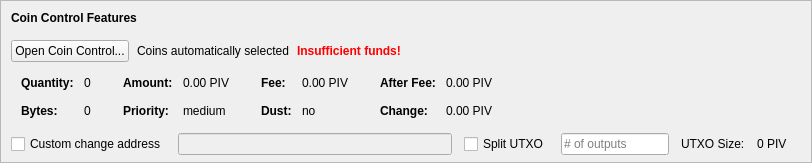
    <widget class="QFrame" name="frameCoinControl">
     <property name="sizePolicy">
      <sizepolicy hsizetype="Expanding" vsizetype="Expanding">
       <horstretch>0</horstretch>
       <verstretch>0</verstretch>
      </sizepolicy>
     </property>
     <property name="maximumSize">
      <size>
       <width>16777215</width>
       <height>16777215</height>
      </size>
     </property>
     <property name="frameShape">
      <enum>QFrame::StyledPanel</enum>
     </property>
     <property name="frameShadow">
      <enum>QFrame::Sunken</enum>
     </property>
     <layout class="QVBoxLayout" name="verticalLayoutCoinControl2">
      <property name="spacing">
       <number>0</number>
      </property>
      <property name="leftMargin">
       <number>0</number>
      </property>
      <property name="topMargin">
       <number>0</number>
      </property>
      <property name="rightMargin">
       <number>0</number>
      </property>
      <property name="bottomMargin">
       <number>6</number>
      </property>
      <item>
       <layout class="QVBoxLayout" name="verticalLayoutCoinControl" stretch="0,0,0,0,1">
        <property name="spacing">
         <number>0</number>
        </property>
        <property name="leftMargin">
         <number>10</number>
        </property>
        <property name="topMargin">
         <number>10</number>
        </property>
        <item>
         <layout class="QHBoxLayout" name="horizontalLayoutCoinControl1">
          <property name="bottomMargin">
           <number>15</number>
          </property>
          <item>
           <widget class="QLabel" name="labelCoinControlFeatures">
            <property name="sizePolicy">
             <sizepolicy hsizetype="Preferred" vsizetype="Maximum">
              <horstretch>0</horstretch>
              <verstretch>0</verstretch>
             </sizepolicy>
            </property>
            <property name="font">
             <font>
              <weight>75</weight>
              <bold>true</bold>
             </font>
            </property>
            <property name="styleSheet">
             <string notr="true">font-weight:bold;</string>
            </property>
            <property name="text">
             <string>Coin Control Features</string>
            </property>
           </widget>
          </item>
         </layout>
        </item>
        <item>
         <layout class="QHBoxLayout" name="horizontalLayoutCoinControl2" stretch="0,0,0,0">
          <property name="spacing">
           <number>8</number>
          </property>
          <property name="bottomMargin">
           <number>10</number>
          </property>
          <item>
           <widget class="QPushButton" name="pushButtonCoinControl">
            <property name="styleSheet">
             <string notr="true"/>
            </property>
            <property name="text">
             <string>Open Coin Control...</string>
            </property>
            <property name="autoDefault">
             <bool>false</bool>
            </property>
           </widget>
          </item>
          <item>
           <widget class="QLabel" name="labelCoinControlAutomaticallySelected">
            <property name="text">
             <string>Coins automatically selected</string>
            </property>
            <property name="margin">
             <number>5</number>
            </property>
           </widget>
          </item>
          <item>
           <widget class="QLabel" name="labelCoinControlInsuffFunds">
            <property name="font">
             <font>
              <weight>75</weight>
              <bold>true</bold>
             </font>
            </property>
            <property name="styleSheet">
             <string notr="true">color:red;font-weight:bold;</string>
            </property>
            <property name="text">
             <string>Insufficient funds!</string>
            </property>
            <property name="margin">
             <number>5</number>
            </property>
           </widget>
          </item>
          <item>
           <spacer name="horizontalSpacerCoinControl">
            <property name="orientation">
             <enum>Qt::Horizontal</enum>
            </property>
            <property name="sizeHint" stdset="0">
             <size>
              <width>40</width>
              <height>1</height>
             </size>
            </property>
           </spacer>
          </item>
         </layout>
        </item>
        <item>
         <widget class="QWidget" name="widgetCoinControl" native="true">
          <property name="sizePolicy">
           <sizepolicy hsizetype="Preferred" vsizetype="Preferred">
            <horstretch>0</horstretch>
            <verstretch>0</verstretch>
           </sizepolicy>
          </property>
          <property name="minimumSize">
           <size>
            <width>0</width>
            <height>0</height>
           </size>
          </property>
          <property name="styleSheet">
           <string notr="true"/>
          </property>
          <layout class="QHBoxLayout" name="horizontalLayoutCoinControl5">
           <property name="leftMargin">
            <number>0</number>
           </property>
           <property name="topMargin">
            <number>0</number>
           </property>
           <property name="rightMargin">
            <number>0</number>
           </property>
           <property name="bottomMargin">
            <number>0</number>
           </property>
           <item>
            <layout class="QHBoxLayout" name="horizontalLayoutCoinControl3" stretch="0,0,0,1">
             <property name="spacing">
              <number>20</number>
             </property>
             <property name="topMargin">
              <number>0</number>
             </property>
             <property name="bottomMargin">
              <number>10</number>
             </property>
             <item>
              <layout class="QFormLayout" name="formLayoutCoinControl1">
               <property name="horizontalSpacing">
                <number>10</number>
               </property>
               <property name="verticalSpacing">
                <number>14</number>
               </property>
               <property name="leftMargin">
                <number>10</number>
               </property>
               <property name="topMargin">
                <number>4</number>
               </property>
               <property name="rightMargin">
                <number>6</number>
               </property>
               <item row="0" column="0">
                <widget class="QLabel" name="labelCoinControlQuantityText">
                 <property name="font">
                  <font>
                   <weight>75</weight>
                   <bold>true</bold>
                  </font>
                 </property>
                 <property name="text">
                  <string>Quantity:</string>
                 </property>
                 <property name="margin">
                  <number>0</number>
                 </property>
                </widget>
               </item>
               <item row="0" column="1">
                <widget class="QLabel" name="labelCoinControlQuantity">
                 <property name="cursor">
                  <cursorShape>IBeamCursor</cursorShape>
                 </property>
                 <property name="contextMenuPolicy">
                  <enum>Qt::ActionsContextMenu</enum>
                 </property>
                 <property name="text">
                  <string notr="true">0</string>
                 </property>
                 <property name="margin">
                  <number>0</number>
                 </property>
                 <property name="textInteractionFlags">
                  <set>Qt::LinksAccessibleByMouse|Qt::TextSelectableByKeyboard|Qt::TextSelectableByMouse</set>
                 </property>
                </widget>
               </item>
               <item row="1" column="0">
                <widget class="QLabel" name="labelCoinControlBytesText">
                 <property name="font">
                  <font>
                   <weight>75</weight>
                   <bold>true</bold>
                  </font>
                 </property>
                 <property name="text">
                  <string>Bytes:</string>
                 </property>
                </widget>
               </item>
               <item row="1" column="1">
                <widget class="QLabel" name="labelCoinControlBytes">
                 <property name="cursor">
                  <cursorShape>IBeamCursor</cursorShape>
                 </property>
                 <property name="contextMenuPolicy">
                  <enum>Qt::ActionsContextMenu</enum>
                 </property>
                 <property name="text">
                  <string notr="true">0</string>
                 </property>
                 <property name="textInteractionFlags">
                  <set>Qt::LinksAccessibleByMouse|Qt::TextSelectableByKeyboard|Qt::TextSelectableByMouse</set>
                 </property>
                </widget>
               </item>
              </layout>
             </item>
             <item>
              <layout class="QFormLayout" name="formLayoutCoinControl2">
               <property name="horizontalSpacing">
                <number>10</number>
               </property>
               <property name="verticalSpacing">
                <number>14</number>
               </property>
               <property name="leftMargin">
                <number>6</number>
               </property>
               <property name="topMargin">
                <number>4</number>
               </property>
               <property name="rightMargin">
                <number>6</number>
               </property>
               <item row="0" column="0">
                <widget class="QLabel" name="labelCoinControlAmountText">
                 <property name="font">
                  <font>
                   <weight>75</weight>
                   <bold>true</bold>
                  </font>
                 </property>
                 <property name="text">
                  <string>Amount:</string>
                 </property>
                 <property name="margin">
                  <number>0</number>
                 </property>
                </widget>
               </item>
               <item row="0" column="1">
                <widget class="QLabel" name="labelCoinControlAmount">
                 <property name="cursor">
                  <cursorShape>IBeamCursor</cursorShape>
                 </property>
                 <property name="contextMenuPolicy">
                  <enum>Qt::ActionsContextMenu</enum>
                 </property>
                 <property name="text">
                  <string notr="true">0.00 PIV</string>
                 </property>
                 <property name="textInteractionFlags">
                  <set>Qt::LinksAccessibleByMouse|Qt::TextSelectableByKeyboard|Qt::TextSelectableByMouse</set>
                 </property>
                </widget>
               </item>
               <item row="1" column="0">
                <widget class="QLabel" name="labelCoinControlPriorityText">
                 <property name="font">
                  <font>
                   <weight>75</weight>
                   <bold>true</bold>
                  </font>
                 </property>
                 <property name="text">
                  <string>Priority:</string>
                 </property>
                </widget>
               </item>
               <item row="1" column="1">
                <widget class="QLabel" name="labelCoinControlPriority">
                 <property name="cursor">
                  <cursorShape>IBeamCursor</cursorShape>
                 </property>
                 <property name="contextMenuPolicy">
                  <enum>Qt::ActionsContextMenu</enum>
                 </property>
                 <property name="text">
                  <string>medium</string>
                 </property>
                 <property name="textInteractionFlags">
                  <set>Qt::LinksAccessibleByMouse|Qt::TextSelectableByKeyboard|Qt::TextSelectableByMouse</set>
                 </property>
                </widget>
               </item>
              </layout>
             </item>
             <item>
              <layout class="QFormLayout" name="formLayoutCoinControl3">
               <property name="horizontalSpacing">
                <number>10</number>
               </property>
               <property name="verticalSpacing">
                <number>14</number>
               </property>
               <property name="leftMargin">
                <number>6</number>
               </property>
               <property name="topMargin">
                <number>4</number>
               </property>
               <property name="rightMargin">
                <number>6</number>
               </property>
               <item row="0" column="0">
                <widget class="QLabel" name="labelCoinControlFeeText">
                 <property name="font">
                  <font>
                   <weight>75</weight>
                   <bold>true</bold>
                  </font>
                 </property>
                 <property name="text">
                  <string>Fee:</string>
                 </property>
                 <property name="margin">
                  <number>0</number>
                 </property>
                </widget>
               </item>
               <item row="0" column="1">
                <widget class="QLabel" name="labelCoinControlFee">
                 <property name="cursor">
                  <cursorShape>IBeamCursor</cursorShape>
                 </property>
                 <property name="contextMenuPolicy">
                  <enum>Qt::ActionsContextMenu</enum>
                 </property>
                 <property name="text">
                  <string notr="true">0.00 PIV</string>
                 </property>
                 <property name="textInteractionFlags">
                  <set>Qt::LinksAccessibleByMouse|Qt::TextSelectableByKeyboard|Qt::TextSelectableByMouse</set>
                 </property>
                </widget>
               </item>
               <item row="1" column="0">
                <widget class="QLabel" name="labelCoinControlLowOutputText">
                 <property name="font">
                  <font>
                   <weight>75</weight>
                   <bold>true</bold>
                  </font>
                 </property>
                 <property name="text">
                  <string>Dust:</string>
                 </property>
                </widget>
               </item>
               <item row="1" column="1">
                <widget class="QLabel" name="labelCoinControlLowOutput">
                 <property name="cursor">
                  <cursorShape>IBeamCursor</cursorShape>
                 </property>
                 <property name="contextMenuPolicy">
                  <enum>Qt::ActionsContextMenu</enum>
                 </property>
                 <property name="text">
                  <string>no</string>
                 </property>
                 <property name="textInteractionFlags">
                  <set>Qt::LinksAccessibleByMouse|Qt::TextSelectableByKeyboard|Qt::TextSelectableByMouse</set>
                 </property>
                </widget>
               </item>
              </layout>
             </item>
             <item>
              <layout class="QFormLayout" name="formLayoutCoinControl4">
               <property name="horizontalSpacing">
                <number>10</number>
               </property>
               <property name="verticalSpacing">
                <number>14</number>
               </property>
               <property name="leftMargin">
                <number>6</number>
               </property>
               <property name="topMargin">
                <number>4</number>
               </property>
               <property name="rightMargin">
                <number>6</number>
               </property>
               <item row="0" column="0">
                <widget class="QLabel" name="labelCoinControlAfterFeeText">
                 <property name="font">
                  <font>
                   <weight>75</weight>
                   <bold>true</bold>
                  </font>
                 </property>
                 <property name="text">
                  <string>After Fee:</string>
                 </property>
                 <property name="margin">
                  <number>0</number>
                 </property>
                </widget>
               </item>
               <item row="0" column="1">
                <widget class="QLabel" name="labelCoinControlAfterFee">
                 <property name="cursor">
                  <cursorShape>IBeamCursor</cursorShape>
                 </property>
                 <property name="contextMenuPolicy">
                  <enum>Qt::ActionsContextMenu</enum>
                 </property>
                 <property name="text">
                  <string notr="true">0.00 PIV</string>
                 </property>
                 <property name="textInteractionFlags">
                  <set>Qt::LinksAccessibleByMouse|Qt::TextSelectableByKeyboard|Qt::TextSelectableByMouse</set>
                 </property>
                </widget>
               </item>
               <item row="1" column="0">
                <widget class="QLabel" name="labelCoinControlChangeText">
                 <property name="font">
                  <font>
                   <weight>75</weight>
                   <bold>true</bold>
                  </font>
                 </property>
                 <property name="text">
                  <string>Change:</string>
                 </property>
                </widget>
               </item>
               <item row="1" column="1">
                <widget class="QLabel" name="labelCoinControlChange">
                 <property name="cursor">
                  <cursorShape>IBeamCursor</cursorShape>
                 </property>
                 <property name="contextMenuPolicy">
                  <enum>Qt::ActionsContextMenu</enum>
                 </property>
                 <property name="text">
                  <string notr="true">0.00 PIV</string>
                 </property>
                 <property name="textInteractionFlags">
                  <set>Qt::LinksAccessibleByMouse|Qt::TextSelectableByKeyboard|Qt::TextSelectableByMouse</set>
                 </property>
                </widget>
               </item>
              </layout>
             </item>
            </layout>
           </item>
          </layout>
         </widget>
        </item>
        <item>
         <layout class="QHBoxLayout" name="horizontalLayoutCoinControl4" stretch="0,0,0,0,0,0,0">
          <property name="spacing">
           <number>12</number>
          </property>
          <property name="sizeConstraint">
           <enum>QLayout::SetDefaultConstraint</enum>
          </property>
          <property name="topMargin">
           <number>5</number>
          </property>
          <property name="rightMargin">
           <number>5</number>
          </property>
          <item>
           <widget class="QCheckBox" name="checkBoxCoinControlChange">
            <property name="toolTip">
             <string>If this is activated, but the change address is empty or invalid, change will be sent to a newly generated address.</string>
            </property>
            <property name="text">
             <string>Custom change address</string>
            </property>
           </widget>
          </item>
          <item>
           <widget class="QValidatedLineEdit" name="lineEditCoinControlChange">
            <property name="enabled">
             <bool>false</bool>
            </property>
            <property name="sizePolicy">
             <sizepolicy hsizetype="Expanding" vsizetype="Fixed">
              <horstretch>0</horstretch>
              <verstretch>0</verstretch>
             </sizepolicy>
            </property>
           </widget>
          </item>
          <item>
           <widget class="QCheckBox" name="splitBlockCheckBox">
            <property name="text">
             <string>Split UTXO</string>
            </property>
           </widget>
          </item>
          <item>
           <widget class="QLineEdit" name="splitBlockLineEdit">
            <property name="sizePolicy">
             <sizepolicy hsizetype="Fixed" vsizetype="Fixed">
              <horstretch>50</horstretch>
              <verstretch>0</verstretch>
             </sizepolicy>
            </property>
            <property name="placeholderText">
             <string># of outputs</string>
            </property>
           </widget>
          </item>
          <item>
           <widget class="QLabel" name="labelBlockSizeText">
            <property name="text">
             <string>UTXO Size:</string>
            </property>
           </widget>
          </item>
          <item>
           <widget class="QLabel" name="labelBlockSize">
            <property name="text">
             <string>0 PIV</string>
            </property>
           </widget>
          </item>
          <item>
           <widget class="QLabel" name="labelCoinControlChangeLabel">
            <property name="sizePolicy">
             <sizepolicy hsizetype="Preferred" vsizetype="Expanding">
              <horstretch>0</horstretch>
              <verstretch>0</verstretch>
             </sizepolicy>
            </property>
            <property name="minimumSize">
             <size>
              <width>0</width>
              <height>0</height>
             </size>
            </property>
            <property name="text">
             <string/>
            </property>
            <property name="margin">
             <number>3</number>
            </property>
           </widget>
          </item>
         </layout>
        </item>
        <item>
         <spacer name="verticalSpacerCoinControl">
          <property name="orientation">
           <enum>Qt::Vertical</enum>
          </property>
          <property name="sizeHint" stdset="0">
           <size>
            <width>800</width>
            <height>1</height>
           </size>
          </property>
         </spacer>
        </item>
       </layout>
      </item>
     </layout>
    </widget>
